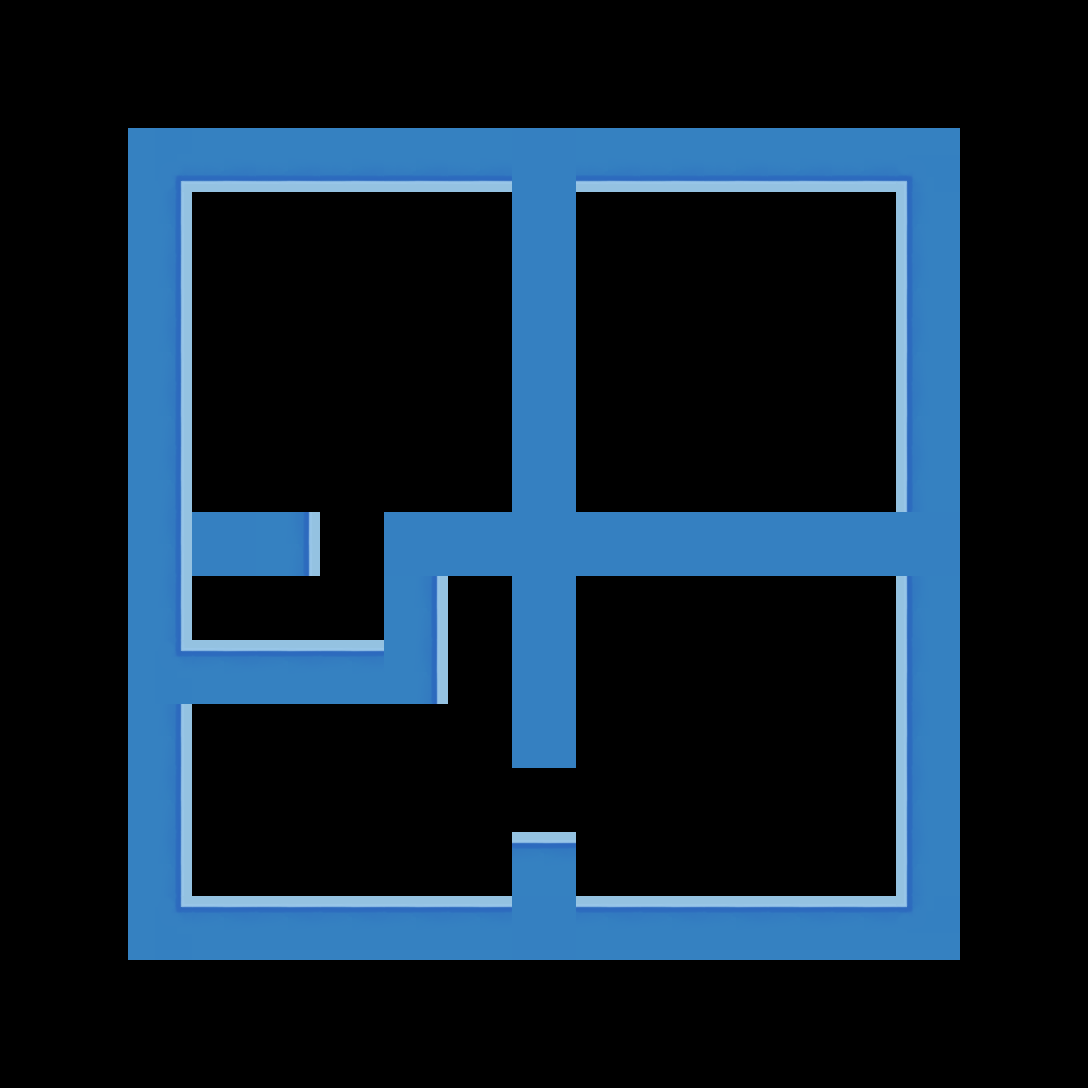

The image is a tile-based game level rendered from a .tmx file. Its description and complete source (layers, tilesets, objects, tile grids) follow:
An orthogonal 17x17 tile map with 64x64 px tiles, 1 tile layer (Tile Layer 1), 2 tilesets and 23 objects (12x Obstacle, 2x Door, 2x Portal, 2x DoorButton, 2x Planet, ...).

<map version="1.8" tiledversion="1.8.1" orientation="orthogonal" renderorder="right-down" width="17" height="17" tilewidth="64" tileheight="64" infinite="0" nextlayerid="3" nextobjectid="29">
 <tileset firstgid="1" name="Marble_Game_Prototype_Tileset" tilewidth="64" tileheight="64" tilecount="100" columns="10">
  <image source="City_Level_1.png" trans="ff00ff" width="640" height="640" />
 </tileset>
 <tileset firstgid="101" name="tile-set" tilewidth="64" tileheight="64" tilecount="15" columns="5">
  <image source="tile-set.png" width="320" height="192" />
 </tileset>
 <layer id="1" name="Tile Layer 1" width="17" height="17">
  <data encoding="csv">
0,0,0,0,0,0,0,0,0,0,0,0,0,0,0,0,0,
0,0,0,0,0,0,0,0,0,0,0,0,0,0,0,0,0,
0,0,102,103,103,103,103,103,108,103,103,103,103,103,104,0,0,
0,0,107,0,0,0,0,0,108,0,0,0,0,0,109,0,0,
0,0,107,0,0,0,0,0,108,0,0,0,0,0,109,0,0,
0,0,107,0,0,0,0,0,108,0,0,0,0,0,109,0,0,
0,0,107,0,0,0,0,0,108,0,0,0,0,0,109,0,0,
0,0,107,0,0,0,0,0,108,0,0,0,0,0,109,0,0,
0,0,107,108,107,0,108,108,108,108,108,108,108,108,108,0,0,
0,0,107,0,0,0,107,0,108,0,0,0,0,0,109,0,0,
0,0,112,113,113,113,107,0,108,0,0,0,0,0,109,0,0,
0,0,107,0,0,0,0,0,108,0,0,0,0,0,109,0,0,
0,0,107,0,0,0,0,0,0,0,0,0,0,0,109,0,0,
0,0,107,0,0,0,0,0,113,0,0,0,0,0,109,0,0,
0,0,112,113,113,113,113,113,108,113,113,113,113,113,114,0,0,
0,0,0,0,0,0,0,0,0,0,0,0,0,0,0,0,0,
0,0,0,0,0,0,0,0,0,0,0,0,0,0,0,0,0
</data>
 </layer>
 <objectgroup id="2" name="Object Layer 1">
  <object id="1" name="Door1" type="Door" x="352" y="544" width="64" height="64">
   <properties>
    <property name="id" type="int" value="1" />
   </properties>
   <ellipse />
  </object>
  <object id="2" name="Door2" type="Door" x="544" y="800" width="64" height="64">
   <properties>
    <property name="id" type="int" value="2" />
   </properties>
   <ellipse />
  </object>
  <object id="3" name="TP1_in" type="Portal" x="576" y="320" width="64" height="64">
   <properties>
    <property name="id" type="int" value="1" />
   </properties>
   <ellipse />
  </object>
  <object id="4" name="TP1_out" type="Portal" x="832" y="768" width="64" height="64">
   <properties>
    <property name="id" type="int" value="1" />
   </properties>
   <ellipse />
  </object>
  <object id="5" name="Door2Button" type="DoorButton" x="192" y="320" width="64" height="64">
   <properties>
    <property name="id" type="int" value="2" />
   </properties>
   <ellipse />
  </object>
  <object id="6" name="Door1Button" type="DoorButton" x="320" y="832" width="64" height="64">
   <properties>
    <property name="id" type="int" value="1" />
   </properties>
   <ellipse />
  </object>
  <object id="11" name="Obstacle" type="Obstacle" x="512" y="191.25" width="64" height="320.75" />
  <object id="13" name="Obstacle" type="Obstacle" x="193" y="128" width="768" height="64" />
  <object id="14" name="Obstacle" type="Obstacle" x="128" y="128" width="64" height="832.417" />
  <object id="15" name="Obstacle" type="Obstacle" x="192" y="896" width="704.667" height="62.25" />
  <object id="16" name="Obstacle" type="Obstacle" x="896" y="191.25" width="64" height="767.917" />
  <object id="18" name="Obstacle" type="Obstacle" x="384.091" y="512" width="510" height="64" />
  <object id="19" name="Obstacle" type="Obstacle" x="512" y="576" width="64" height="192" />
  <object id="20" name="Obstacle" type="Obstacle" x="512" y="832" width="64" height="65.083" />
  <object id="21" name="Obstacle" type="Obstacle" x="192.333" y="512" width="127.688" height="64" />
  <object id="24" name="Obstacle" type="Obstacle" x="384" y="576" width="64" height="128" />
  <object id="25" name="Obstacle" type="Obstacle" x="256" y="640" width="128" height="64" />
  <object id="26" name="Obstacle" type="Obstacle" x="192" y="683.125" width="64" height="20.875" />
  <object id="7" name="Planet" type="Planet" x="400" y="270" width="32" height="32">
   <ellipse />
  </object>
  <object id="8" name="Planet" type="Planet" x="785" y="270" width="32" height="32">
   <ellipse />
  </object>
  <object id="23" name="Ship" type="Ship" x="191.333" y="578.333" width="64" height="64">
   <ellipse />
  </object>
  <object id="9" name="Ship" type="Ship" x="448" y="577.667" width="64" height="64">
   <ellipse />
  </object>
  <object id="28" name="timer" type="Timer" x="0" y="0" visible="0">
   <properties>
    <property name="timer" type="int" value="60" />
   </properties>
  </object>
 </objectgroup>
</map>
